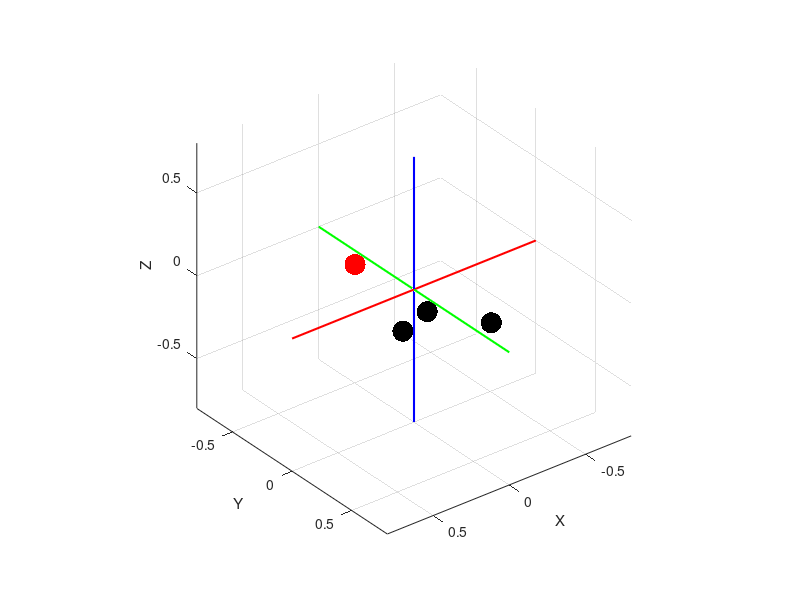

Write MATLAB code to recreate this figure. (Note: this script raises an error after producing the figure.)
clc; clear all; close all;
%%
%global variables. 
global num_modes cm ng nd xg xr xrange yrange zrange goal_transition_P dist_threshold sig delta_t conf_thresh conf_max alpha_max num_samples sparsity_factor amp_sparsity_factor kappa projection_time;

%workspace limits
xrange = [-0.5, 0.5];
yrange = [-0.5, 0.5];
zrange = [-0.5, 0.5];

ng = 3;
nd = 3;
cm_options = {{[1,2,3]}};
max_nm = length(cm_options);
cm = cm_options{datasample(1:max_nm, 1)};
% cm = {1,2,3}; %{1,2,3}, %{[1,3], 2} %{[2,3], 1};
num_modes = length(cm); %
init_mode_index = datasample(1:num_modes, 1);

xg = [rand(1,ng)*range(xrange) + xrange(1); rand(1,ng)*range(yrange) + yrange(1); rand(1,ng)*range(zrange) + zrange(1)]; %random goal positions. These will be treated as fixed parameters.
xr = [rand(1,1)*range(xrange) + xrange(1); rand(1,1)*range(yrange) + yrange(1); rand(1,1)*range(zrange) + zrange(1)];
xr_start = xr;

delta_t = 0.002; %For compute projections. 
%human parameters
sparsity_factor = rand/8;
amp_sparsity_factor = rand/8; % how often the amplitude wiull be less that maximum. 
kappa = 20.0; % concentration paarameter for vonMisesFisher distribution
dist_threshold = 0.01;

goal_transition_P = eye(ng) + rand(ng)/100;
s = repmat(sum(goal_transition_P, 2),1,ng);
goal_transition_P = goal_transition_P./s;

%% plot the goals and robot
figure;
scatter3(xg(1,1:ng), xg(2,1:ng), xg(3,1:ng), 230, 'k', 'filled'); grid on; hold on;
xlabel('X'); ylabel('Y'); zlabel('Z');
scatter3(xr_start(1), xr_start(2), xr_start(3), 230, 'r', 'filled');
offset = [-0.3, 0.3];
line(xrange+offset, [0,0], [0,0], 'Color', 'r', 'LineWidth', 1.5); %draw x and y axes.
line([0,0], yrange+offset, [0,0], 'Color', 'g','LineWidth', 1.5);
line([0,0], [0,0], zrange+offset, 'Color', 'b','LineWidth', 1.5);
axis([xrange+offset, yrange+offset, zrange+offset]);
axis square;
view([142,31]);

%%
random_goal_index = randsample(ng, 1);
random_goal = xg(:, random_goal_index);


%%
traj = xr_start;
uh_history = [];
true_goal_index_history = random_goal_index;
% disp(xr);
goal_switch_marker = randi(5);
counter = 0;
while true
    if mod(counter, goal_switch_marker) == 0
        [random_goal, random_goal_index] = generate_new_goal(random_goal_index);
        goal_switch_marker = randi(5);
%         disp(goal_switch_marker);
        counter = 0;
    end
    uh = generate_full_uh(random_goal, xr);
    if rand < 0.01
        rand_ind = randsample(nd, 1);
        uh(rand_ind) = 0;
    end
    if rand < 0.05
        uh = uh;
    end
    xr = sim_kinematics_R3(xr, uh);
    uh_history = [uh_history, uh];
    traj = [traj, xr];
    true_goal_index_history = [true_goal_index_history, random_goal_index];
    if check_proximity(random_goal, xr)
        break;
    end
    counter = counter + 1;
end

%% modify uh and recreate a new traj
min_ind = randi(round(length(uh_history)/2));
max_ind = min(length(uh_history), min_ind + randi(500));
uh_history_zeroed = uh_history;
uh_history_zeroed(:, min_ind:max_ind) = 0;
xr = xr_start;
traj_zeroed = xr_start;
for i=1:size(uh_history_zeroed, 2)-1
    uh = uh_history_zeroed(:, i);
    xr = sim_kinematics_R3(xr, uh);
    traj_zeroed = [traj_zeroed, xr];
end
traj_zeroed = [traj_zeroed, xr];
%% bayesian inference
% len_traj = size(traj, 2);
% traj_new=traj; %make time along columns
traj_new = traj_zeroed;
% uh_history_new=uh_history;
uh_history_new=uh_history_zeroed;
len_traj = size(traj_new, 2);
%%
pgs_BAYES_uh = zeros(ng, len_traj);
pgs_BAYES_uh(:, 1) = (1/ng)*ones(ng, 1); % prior at t=0
pgs_BAYES_ANCA = zeros(ng, len_traj);
pgs_BAYES_ANCA(:, 1) = (1/ng)*ones(ng, 1);
pgs_DFT = zeros(ng, len_traj);
% pgs_DFT(:, 1) = (1/ng)*ones(ng, 1);
pgs_DFT(:, 1) = rand(3,1); pgs_DFT(:, 1) = pgs_DFT(:, 1)/sum(pgs_DFT(:, 1));

%%
start_pos = traj_new(:, 1);
global running_cost optimal_cost_from_start;
running_cost = 0; %S to U
optimal_cost_from_start = cost_optimal_traj(start_pos, xg);
for j=1:len_traj-1
    curr_pos = traj_new(:, j);
    next_pos = traj_new(:, j+1);
    uh = uh_history_new(:, j);
    [ll_bayes_uh, pgs_BAYES_uh(:, j+1)] = compute_bayes_R3_new(uh, curr_pos, pgs_BAYES_uh(:, j), 1);
    [ll_bayes_anca, pgs_BAYES_ANCA(:, j+1)] = compute_bayes_anca(curr_pos, next_pos, pgs_BAYES_ANCA(:, j), 1.0);
    pgs_DFT(:, j+1) = compute_p_of_g_dft_R3(uh, curr_pos, pgs_DFT(:, j));
end

%%
hold on; 
scatter3(traj_new(1, :), traj_new(2,:), traj_new(3,:), 'k', 'filled');
%%
figure;
plot(uh_history_new');
%%
subplot(1,3,1);
% hold on;
plot(pgs_BAYES_uh', 'LineWidth', 2.0); grid on;
xlabel('\bf Time Steps'); title('Bayesian uh');
ylim([0, 1.0]); % b, r, yellow
subplot(1,3,2);
% hold on;
plot(pgs_BAYES_ANCA', 'LineWidth', 2.0); grid on;
xlabel('\bf Time Steps'); title('Bayesian anca');
ylim([0, 1.0]); % b, r, yellow
subplot(1,3,3);
% hold on;
plot(pgs_DFT', 'LineWidth', 2.0); grid on;
xlabel('\bf Time Steps'); title(' DFT');
ylim([0, 1.0]); % b, r, yellow
%%
true_goal_index_history_removed = true_goal_index_history;
true_goal_index_history_removed(min_ind:max_ind) = -1;
%%
[~, bayes_uh_g] = max(pgs_BAYES_uh);
bayes_uh_g(min_ind:max_ind) = -1;
bayes_uh_accuracy = sum(bayes_uh_g == true_goal_index_history_removed)/length(true_goal_index_history_removed);
fprintf('Goal Accuracy BAYES_uh %f\n', bayes_uh_accuracy);
figure; grid on; hold on;
plot(true_goal_index_history_removed, 'r', 'LineWidth',  2); hold on;
plot(bayes_uh_g'+4, 'b','LineWidth',  2);

[~, bayes_anca_g] = max(pgs_BAYES_ANCA);
bayes_anca_g(min_ind:max_ind) = -1;
bayes_anca_accuracy = sum(bayes_anca_g == true_goal_index_history_removed)/length(true_goal_index_history_removed);
fprintf('Goal Accuracy BAYES_anca %f\n', bayes_anca_accuracy);
plot(true_goal_index_history_removed, 'r', 'LineWidth',  2); hold on;
plot(bayes_anca_g'+8, 'g','LineWidth',  2);

[~, bayes_dft_g] = max(pgs_DFT);
bayes_dft_g(min_ind:max_ind) = -1;
bayes_dft_accuracy = sum(bayes_dft_g == true_goal_index_history_removed)/length(true_goal_index_history_removed);
fprintf('Goal Accuracy DFT %f\n', bayes_dft_accuracy);
plot(true_goal_index_history_removed, 'r', 'LineWidth',  2); hold on;
plot(bayes_dft_g'+12, 'k','LineWidth',  2);





%%
function uh = generate_full_uh(xg, xr) %full unnomralized uh
    global nd sparsity_factor kappa;
    mu = xg - xr;
    if ~any(mu)
        uh = zeros(nd, 1);
    else
        uh = randvonMisesFisherm(nd, 1, kappa*10000, mu);
    end
    
    %add sparsity
    if rand < sparsity_factor
        uh = zeros(nd, 1);
    end
end
%%
function isclose = check_proximity(xg, xr)
    global dist_threshold;
    if norm(xg-xr) < dist_threshold
        isclose = true;
    else
        isclose = false;
    end
end

%%
function [new_goal, new_goal_index] = generate_new_goal(random_goal_index)
    global goal_transition_P xg;
    new_goal_index = find(mnrnd(1, goal_transition_P(random_goal_index, :)) == 1);
    new_goal = xg(:, new_goal_index);
end